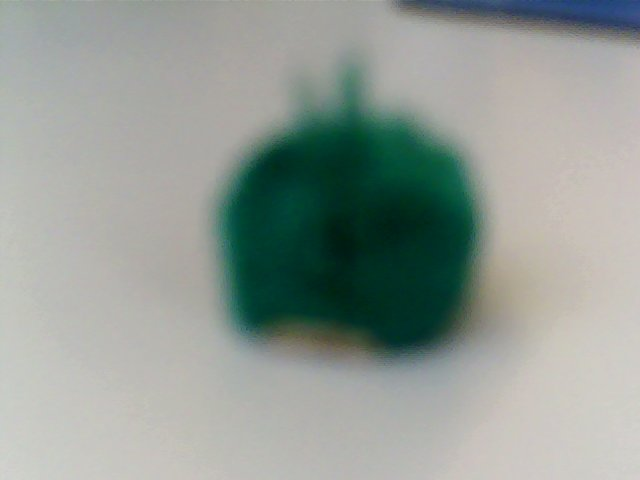
#> input picture Software/betterLight.jpg, 640 x 480 px
$ python mainSingleRun.py   (Python 2 division)
#> lines starting #> are read from the running program, lines starting #| are printed output that depends on the picture
### Software/bugDetectFast.py
'''
Author: pw897

This module has a detect function that takes in an image and
returns coordinates of rectangles that contain a bug.

'''
import os
from PIL import Image
import numpy as np

#Returns the square distance
def distS3(x1,y1,z1,x2,y2,z2):
	return (x2-x1)**2 + (y2-y1)**2 + (z2-z1)**2

def detect(im):
	minx = 100000000
	miny = 100000000
	maxx = 0
	maxy = 0

	(height,width) = im.shape[0:2]
	print(height,width)
	x = 0
	while(x < width):
		for y in range(0,height,2):
			pixel = im[y][x]
			red = pixel[0]
			green = pixel[1]
			blue = pixel[2]
			d = distS3(red,green,blue,8,81,76)
			#print(d)
			if(d < 5250):
				if(x < minx):
					minx = x
				elif(x > maxx):
					maxx = x
				if(y < miny):
					miny = y
				elif(y > maxy):
					maxy = y
				count = 1
			else:
				count = 10
		x = x + count
	return [minx,miny,maxx,maxy]

### Software/mainSingleRun.py
from PIL import Image, ImageDraw
import numpy as np
import bugDetectFast
import datetime
import os
import time

start = time.time()

image = Image.open("betterLight.jpg")
#> image is the input picture: PIL image 640x480 RGB; mean R, G, B 147.2, 155.8, 149.6
im2 = np.array(image)
blobs = []
bugPos = bugDetectFast.detect(im2)
#| 480 640
#> after the loop in detect, `while(x < width):`: maxx = 630; maxy = 356; minx = 230; miny = 0; x = 640
#> bugPos = [230, 0, 630, 356]
print(bugPos)
#| [230, 0, 630, 356]

if not(bugPos == [100000000,100000000,0,0]):
	print("Image: Cockroach Detected")
	now = datetime.datetime.now()
	print now.strftime("%Y-%m-%d %H:%M")
	draw = ImageDraw.Draw(image)
	draw.rectangle(bugPos)
	image.save(now.strftime("%Y-%m-%d %H:%M")+".ppm")
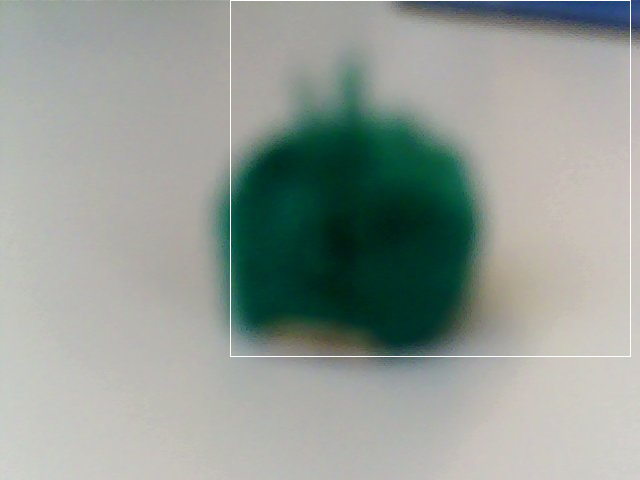
#> saved as 2026-11-20 21:56.ppm: PIL image 640x480 RGB; mean R, G, B 147.8, 156.4, 150.1
else:
	print("No bugs")

end = time.time()
print("Time in secs = " + str(end - start))

$ run again, with Software/2buggos.jpg copied over Software/betterLight.jpg
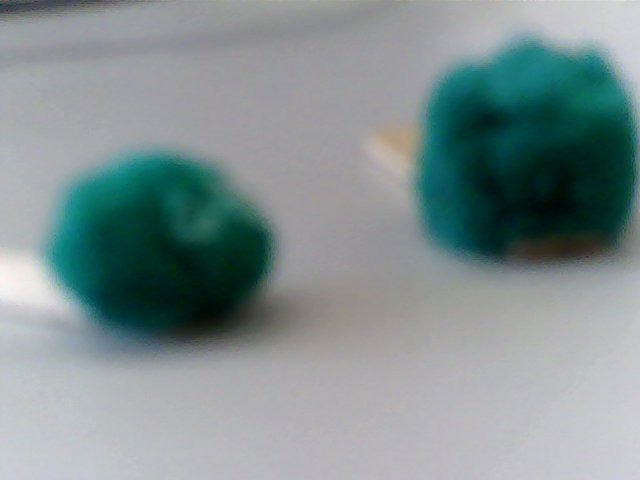
#> input picture Software/2buggos.jpg, 640 x 480 px
#> image is the input picture: PIL image 640x480 RGB; mean R, G, B 129.2, 144.1, 145
#| 480 640
#> after the loop in detect, `while(x < width):`: maxx = 630; maxy = 344; minx = 0; x = 640
#> bugPos = [0, 0, 630, 344]
#| [0, 0, 630, 344]
#> `image.save(now.strftime("%Y-%m-%d %H:%M")+".ppm")`:
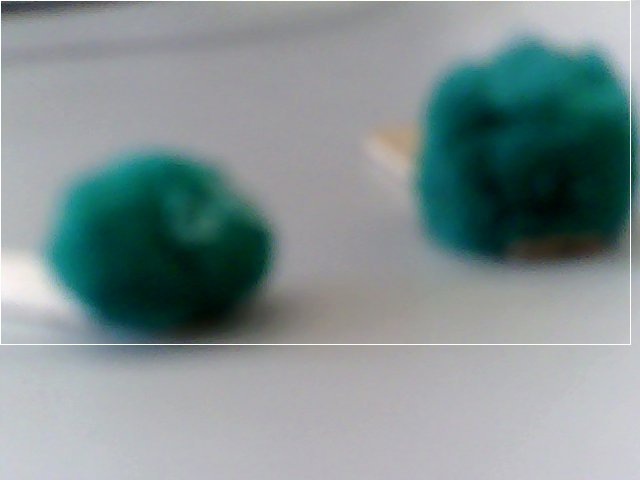
#> saved as 2026-11-20 21:56.ppm: PIL image 640x480 RGB; mean R, G, B 129.9, 144.7, 145.6

$ run again, with Software/3buggosTest.jpg copied over Software/betterLight.jpg
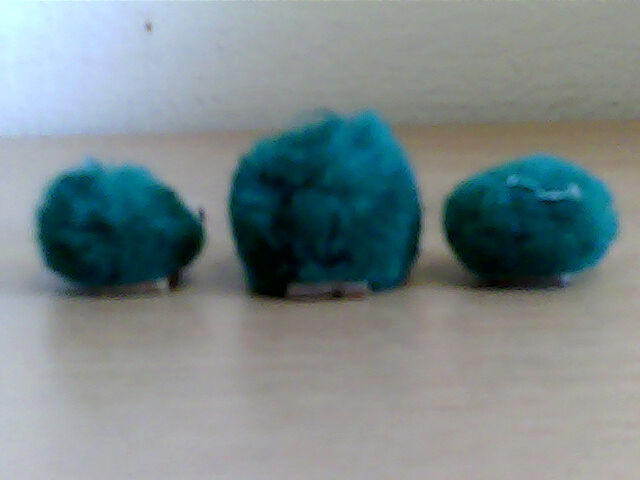
#> input picture Software/3buggosTest.jpg, 640 x 480 px
#> image is the input picture: PIL image 640x480 RGB; mean R, G, B 123.2, 136.9, 138.8
#| 480 640
#> after the loop in detect, `while(x < width):`: maxx = 610; maxy = 302; minx = 40; miny = 118; x = 640
#> bugPos = [40, 118, 610, 302]
#| [40, 118, 610, 302]
#> `image.save(now.strftime("%Y-%m-%d %H:%M")+".ppm")`:
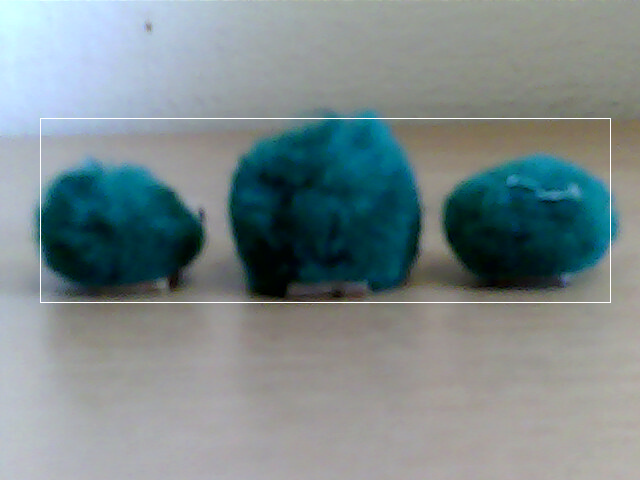
#> saved as 2026-11-20 21:56.ppm: PIL image 640x480 RGB; mean R, G, B 123.9, 137.5, 139.4

$ run again, with Software/3bugs.jpg copied over Software/betterLight.jpg
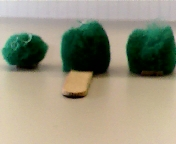
#> input picture Software/3bugs.jpg, 176 x 144 px
#> image is the input picture: PIL image 176x144 RGB; mean R, G, B 149.2, 146, 125.2
#| 144 176
#> after the loop in detect, `while(x < width):`: maxx = 170; maxy = 74; minx = 10; miny = 24; x = 180
#> bugPos = [10, 24, 170, 74]
#| [10, 24, 170, 74]
#> `image.save(now.strftime("%Y-%m-%d %H:%M")+".ppm")`:
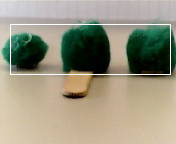
#> saved as 2026-11-20 21:56.ppm: PIL image 176x144 RGB; mean R, G, B 151.6, 148.2, 127.8
